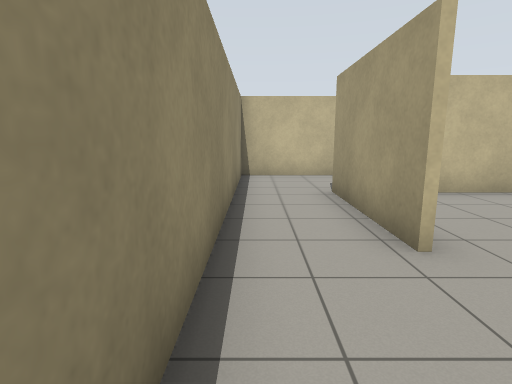
view 1 (above)

22 first-person views from a walk through a world built for the Gazebo simulator. The camera is 1.2 m above the floor, tilts 10° down and sees 80° across. The floor is counted in squares, 1 m on a side. Each view is taken from the middle of a square. On the plan, view 1 faces up. The plan holds only what a view shows up to about 13 squares ahead; the rest is blank.

view 2
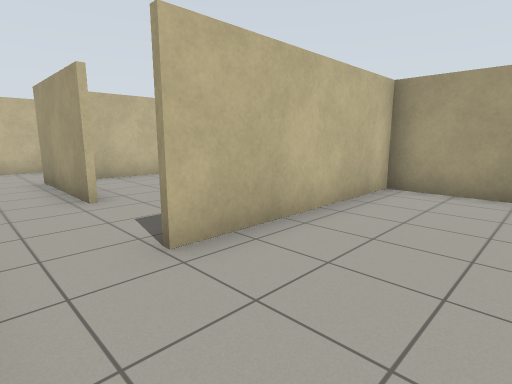

view 3
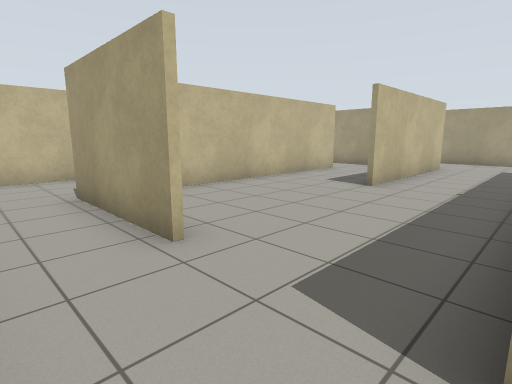

view 4
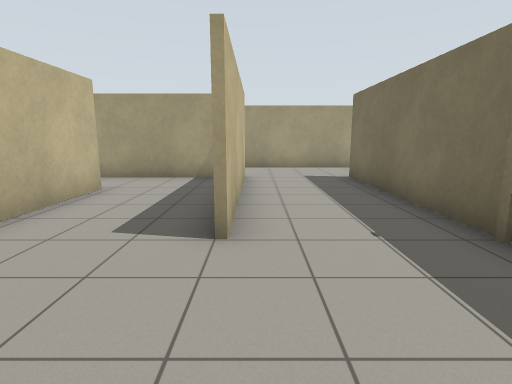

view 5
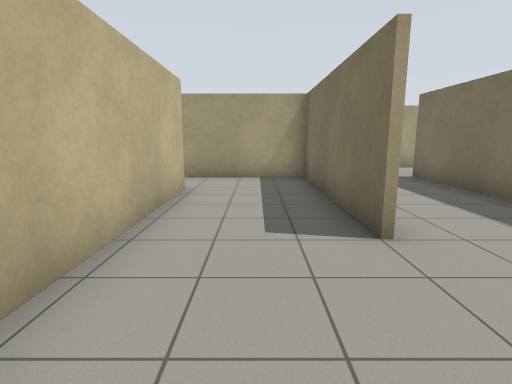

view 6
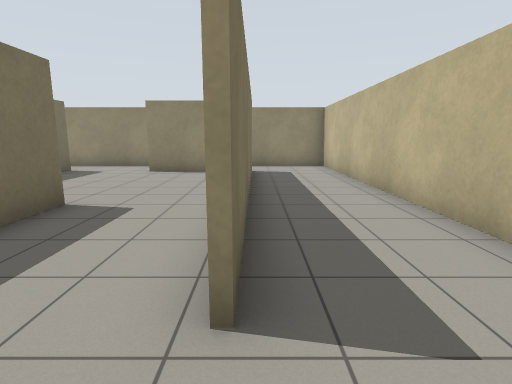

view 7
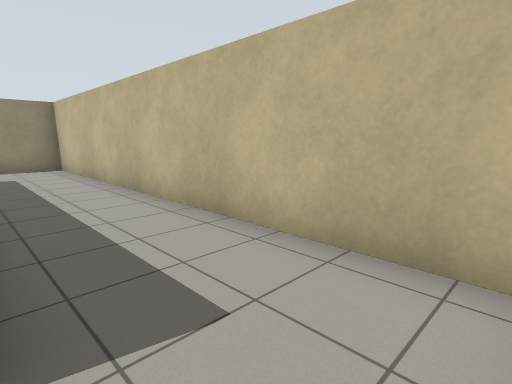

view 8
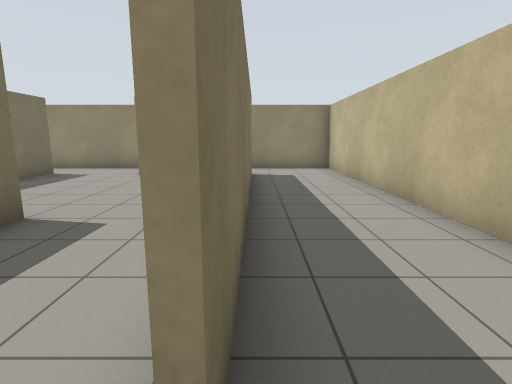

view 9
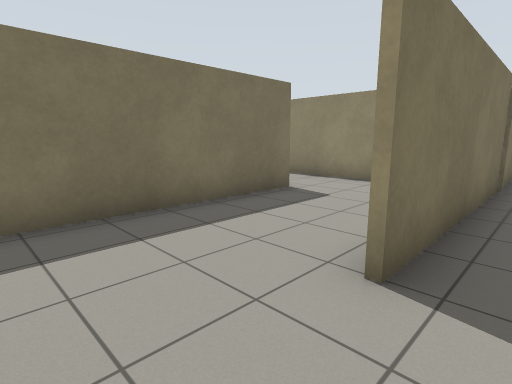

view 10
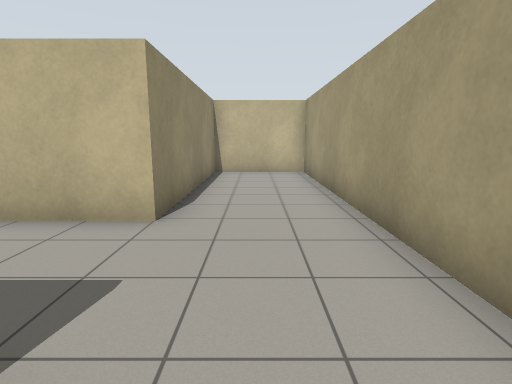

view 11
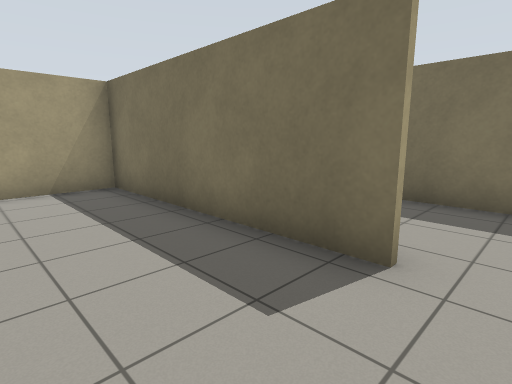

view 12
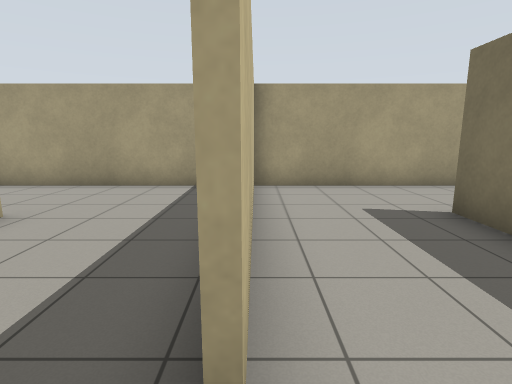

view 13
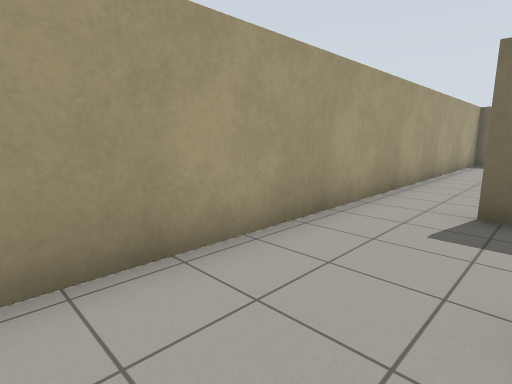

view 14
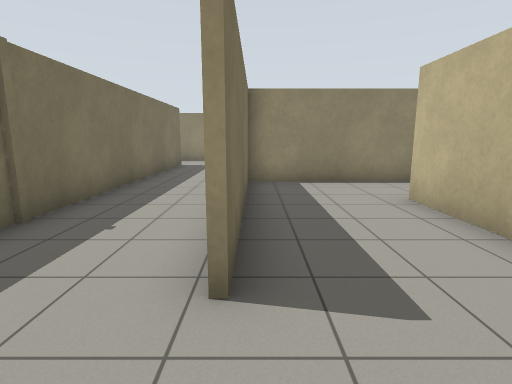

view 15
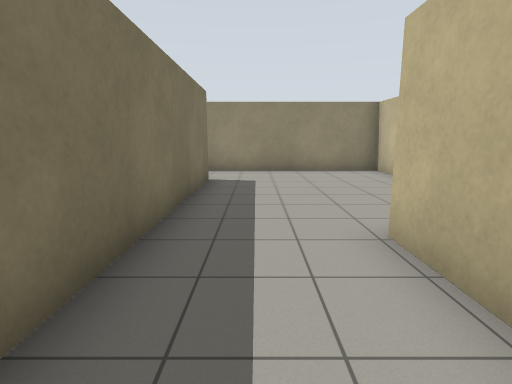

view 16
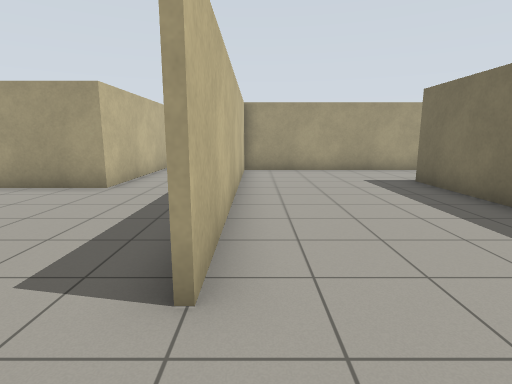

view 17
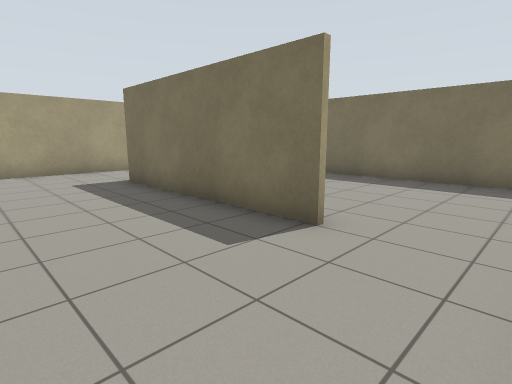

view 18
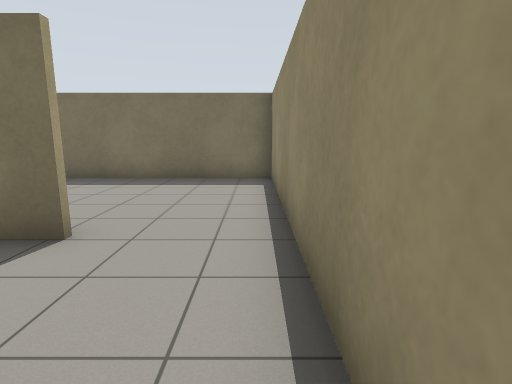

view 19
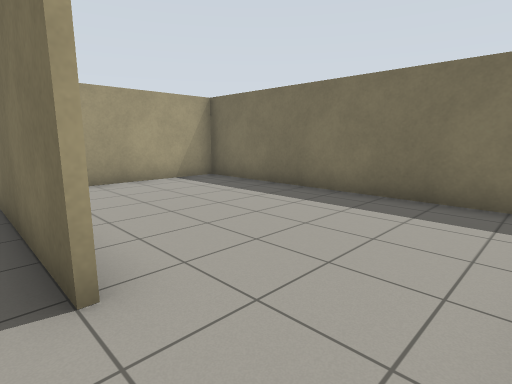

view 20
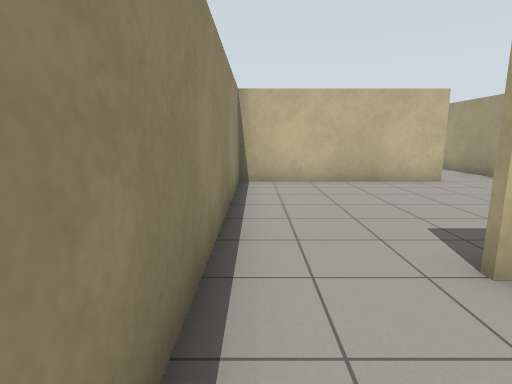

view 21
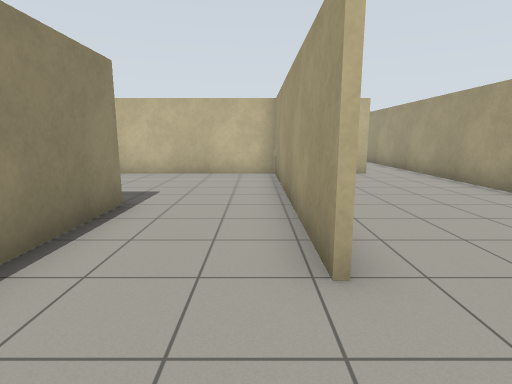

view 22
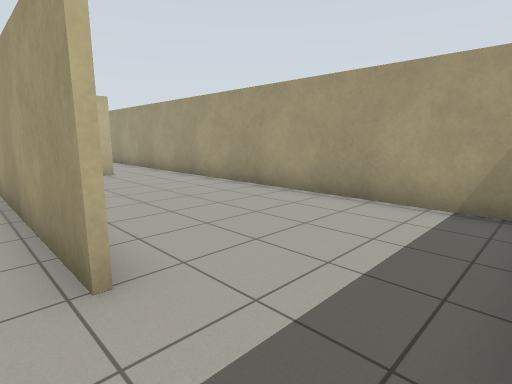

### Floor plan
Points are (right, up) in squares from view 1. A wall is a line through its corners. A room is listed if a view was taken in it or the views show most of it. See-through windows are left out.
Room 1 (views 1, 2, 3)
walls: (-0.5, 0.6) (-0.5, -1.4); (7.4, -3.5) (7.4, 0.2); (7.4, -0.1) (1.5, -0.1)
ways out: opening at (0.5, 0) to room 2; opening at (6.5, -4) to room 4
Room 2 (views 4, 5, 6, 7, 8)
walls: (7.5, 3.5) (13.4, 3.5) (13.4, 7.9); (2.6, 6.9) (11.2, 6.9); (1.9, 5.2) (1.9, 3); (1.7, 3) (1.7, 6.9); (5, 0.1) (6.5, 0.1); (11.2, 6.7) (2.9, 6.7); (1.5, 0.1) (3.2, 0.1); (12.9, 9.9) (-0.5, 9.9) (-0.5, 0.6)
ways out: opening at (0.5, 0) to room 1; opening at (7.5, 1.5) to room 3
Room 3 (views 9, 10, 11, 12)
walls: (10, -3.8) (16.7, -3.8); (16.7, -4.1) (16.7, 9.9) (13.5, 9.9) (13.5, 3.3) (7.5, 3.3); (6.5, 0.1) (13.6, 0.1); (7.5, -2.6) (7.5, -4.5)
ways out: opening at (7.5, 1.5) to room 2; opening at (9.5, -4) to room 4
Room 4 (views 13, 14, 15, 16, 17, 18, 19, 20)
walls: (2.1, -10.4) (12.1, -10.4); (2.2, -15.5) (8.6, -15.5) (8.6, -18.2); (5.2, -4.5) (-0.5, -4.5) (-0.5, -21.3) (8.4, -21.3) (8.4, -17.4); (7.5, -4.5) (7.5, -7.2) (13.9, -7.2); (12.5, -7.4) (7.4, -7.4) (7.4, -3.5); (11.7, -18.6) (11.7, -10.6) (2, -10.6); (16.7, -9.5) (16.7, -4.1); (14.6, -3.9) (10, -3.9)
ways out: opening at (6.5, -4) to room 1; opening at (9.5, -4) to room 3; opening at (10.5, -19) to room 5; opening at (15.5, -10) to room 5
Room 5 (views 21, 22)
walls: (14.9, -10.6) (14.4, -10.6); (14.4, -10.4) (14.9, -10.4); (16.7, -21) (16.7, -9.5)
ways out: opening at (10.5, -19) to room 4; opening at (15.5, -10) to room 4

Positions as (right, up) in squares from view 1, and headings:
1: (0, 0), facing up
2: (0, -3), facing up-right
3: (0, 0), facing up-right
4: (4, 3), facing right
5: (4, 5), facing right
6: (13, 7), facing left
7: (13, 7), facing up-left
8: (12, 7), facing left
9: (16, 1), facing down-left
10: (15, -1), facing up
11: (9, -1), facing down-right
12: (9, -4), facing right
13: (14, -5), facing down-right
14: (16, -7), facing left
15: (11, -9), facing left
16: (0, -11), facing right
17: (0, -12), facing down-right
18: (0, -12), facing down
19: (0, -15), facing down-right
20: (0, -13), facing up
21: (11, -21), facing up
22: (11, -21), facing up-right
